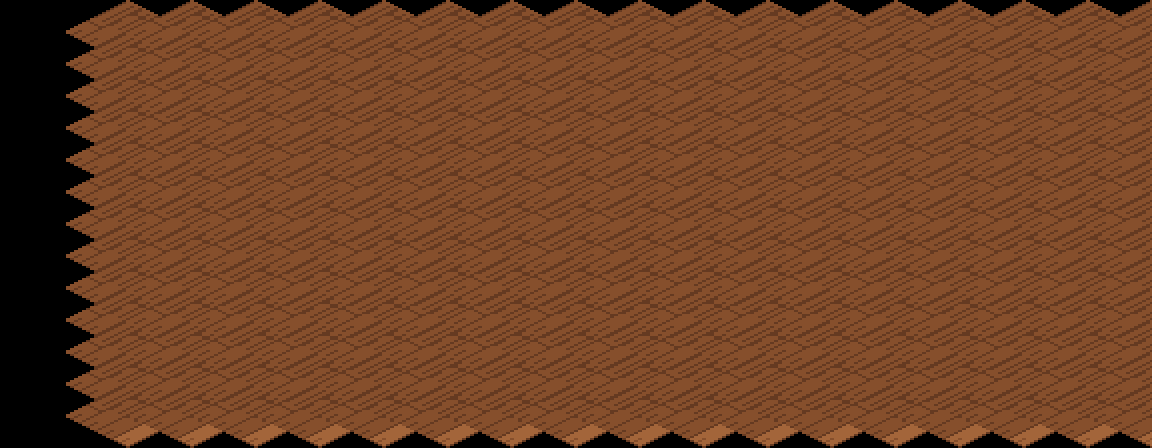

A level layout from a 2D game, rendered from its tile map. Below: a short description, then the map file with its tile-grid data intact:
An orthogonal 18x14 tile map with 64x32 px tiles, 1 tile layer (suelo).

<map version="1.10" orientation="orthogonal" renderorder="right-down" width="18" height="14" tilewidth="64" tileheight="32" infinite="0" nextlayerid="2" nextobjectid="1">
 <tileset firstgid="1" name="terreno_mundo" tilewidth="128" tileheight="64" tile_count="203" columns="8">
  <image source="../textures/../textures/terreno_mundo.png" width="1024" height="1664" />
 </tileset>
 <layer id="1" name="suelo" width="18" height="14">
  <data encoding="csv">
0,0,0,0,0,0,0,0,0,0,0,0,0,0,0,0,0,0,
0,158,158,158,158,158,158,158,158,158,158,158,158,158,158,158,158,158,
0,158,158,158,158,158,158,158,158,158,158,158,158,158,158,158,158,158,
0,158,158,158,158,158,158,158,158,158,158,158,158,158,158,158,158,158,
0,158,158,158,158,158,158,158,158,158,158,158,158,158,158,158,158,158,
0,158,158,158,158,158,158,158,158,158,158,158,158,158,158,158,158,158,
0,158,158,158,158,158,158,158,158,158,158,158,158,158,158,158,158,158,
0,158,158,158,158,158,158,158,158,158,158,158,158,158,158,158,158,158,
0,158,158,158,158,158,158,158,158,158,158,158,158,158,158,158,158,158,
0,158,158,158,158,158,158,158,158,158,158,158,158,158,158,158,158,158,
0,158,158,158,158,158,158,158,158,158,158,158,158,158,158,158,158,158,
0,158,158,158,158,158,158,158,158,158,158,158,158,158,158,158,158,158,
0,158,158,158,158,158,158,158,158,158,158,158,158,158,158,158,158,158,
0,158,158,158,158,158,158,158,158,158,158,158,158,158,158,158,158,158
</data>
 </layer>
</map>
